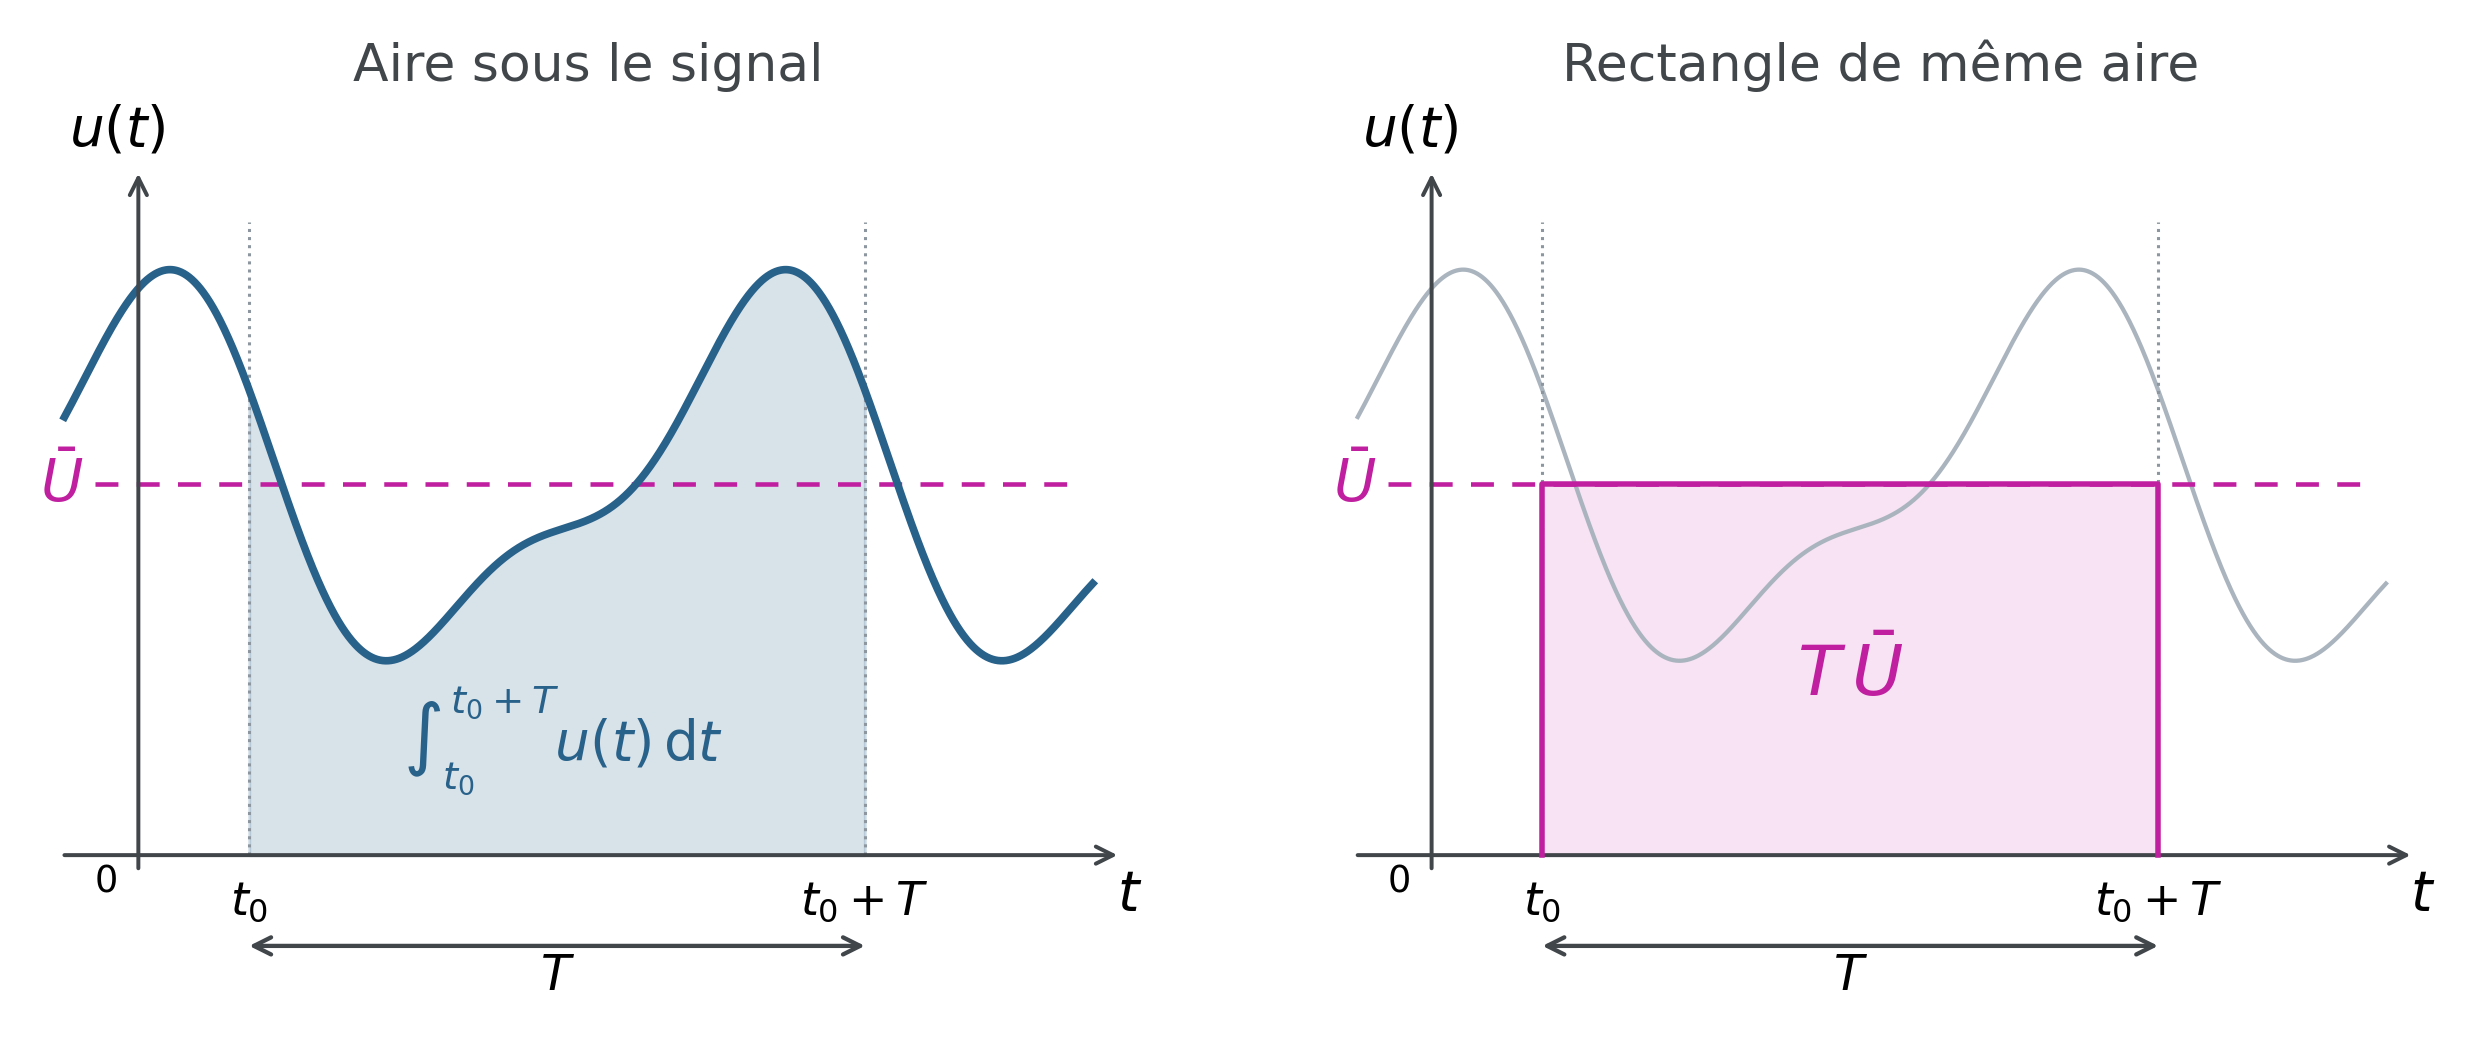

The script that drew this image:
"""Valeur moyenne d'un signal périodique : égalité des aires sur une période."""
from pathlib import Path
import numpy as np
import matplotlib
matplotlib.use('Agg')
import matplotlib.pyplot as plt

plt.rcParams.update({'font.family':'DejaVu Sans','font.size':14,
                     'mathtext.fontset':'dejavusans','svg.fonttype':'none'})
blue, magenta, gray = '#28618A','#C020A0','#41464B'
T, t0, mean = 1.0, .18, 1.35

def signal(t):
    return mean + .60*np.cos(2*np.pi*t) + .23*np.sin(4*np.pi*t+.5)

t=np.linspace(-.12,1.55,1500)
inside=np.linspace(t0,t0+T,1000)
fig,axes=plt.subplots(1,2,figsize=(12,5.1))
fig.subplots_adjust(left=.065,right=.97,bottom=.12,top=.88,wspace=.18)
for ax in axes:
    ax.set(xlim=(-.16,1.62),ylim=(-.45,2.65))
    ax.axis('off')
    ax.annotate('',(1.6,0),(-.13,0),arrowprops=dict(arrowstyle='->',lw=1.3,color=gray))
    ax.annotate('',(0,2.50),(0,-.07),arrowprops=dict(arrowstyle='->',lw=1.3,color=gray))
    ax.text(-.035,2.54,'$u(t)$',ha='center',va='bottom',fontsize=18)
    ax.text(1.61,-.045,'$t$',ha='center',va='top',fontsize=18)
    ax.text(-.035,-.025,'$0$',ha='right',va='top',fontsize=12)
    for x,label in [(t0,'$t_0$'),(t0+T,'$t_0+T$')]:
        ax.vlines(x,0,2.30,color='#8D969E',linestyle=':',lw=1)
        ax.text(x,-.085,label,ha='center',va='top',fontsize=15)
    ax.annotate('',(t0+T,-.33),(t0,-.33),arrowprops=dict(arrowstyle='<->',lw=1.4,color=gray,shrinkA=0,shrinkB=0))
    ax.text(t0+T/2,-.35,'$T$',ha='center',va='top',fontsize=16)
    ax.hlines(mean,-.07,1.51,linestyle=(0,(5,4)),color=magenta,lw=1.5)
    ax.text(-.09,mean,r'$\bar{U}$',color=magenta,ha='right',va='center',fontsize=19)

axes[0].fill_between(inside,0,signal(inside),color=blue,alpha=.18,zorder=0)
axes[0].plot(t,signal(t),color=blue,lw=2.5)
axes[0].text(.69,.35,r'$\int_{t_0}^{t_0+T} u(t)\,\mathrm{d}t$',color=blue,ha='center',fontsize=18)
axes[1].plot(t,signal(t),color='#AAB4BE',lw=1.4,zorder=1)
axes[1].fill_between(inside,0,mean,color=magenta,alpha=.12,zorder=0)
axes[1].plot([t0,t0,t0+T,t0+T],[0,mean,mean,0],color=magenta,lw=1.8,zorder=3)
axes[1].text(.68,.58,r'$T\,\bar{U}$',color=magenta,ha='center',fontsize=23)
axes[0].set_title('Aire sous le signal',fontsize=17,color=gray,pad=15)
axes[1].set_title('Rectangle de même aire',fontsize=17,color=gray,pad=15)
out=Path(__file__).resolve().parent
for ext in ('png','svg','pdf'):
    fig.savefig(out/f'valeur_moyenne.{ext}',dpi=220,bbox_inches='tight',facecolor='white',pad_inches=.18)
print(out/'valeur_moyenne.png')
